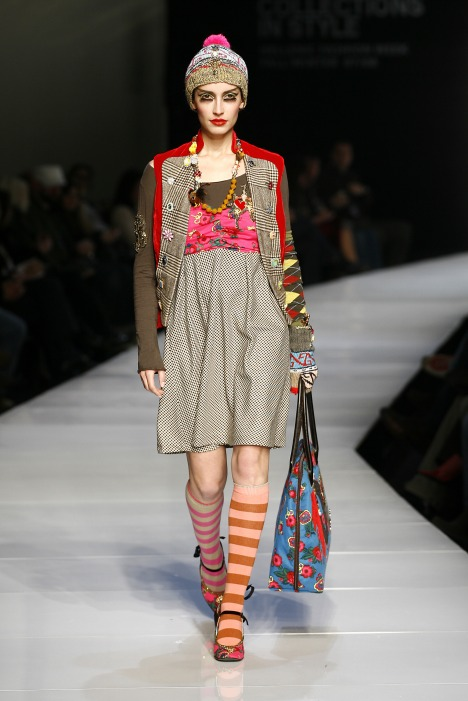
#> input picture body/test2.jpg, 468 x 701 px
$ python opencvs.py
#> lines starting #> are read from the running program, lines starting #| are printed output that depends on the picture; after the words box and inside, x2 and y2 are one past the last pixel; in counts of white or black regions, pixels touching at a corner belong together
#> further down, img is the input picture: shape (701, 468, 3); mean B, G, R 95.8, 100.5, 107.6
# [101 lines of commented-out code are left out]

import numpy as np
import cv2 as cv
import tkinter

def compress(img):
    global oX,oY
    x, y = img.shape[0:2]
#> x = 701; y = 468
    oX = x
#> oX = 701
    oY = y
#> oY = 468
    # 缩放到原来的二分之一，输出尺寸格式为（宽，高）
    newimage = cv.resize(img, (int(y / 1.5), int(x / 1.5)))
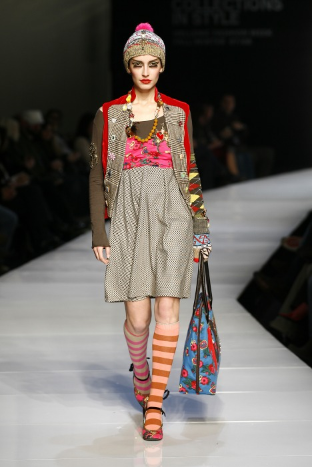
#> newimage: shape (467, 312, 3); mean B, G, R 95.7, 100.4, 107.5
    return newimage

def relarge(img):
    global oX,oY
    x, y = img.shape[0:2]
    # 缩放到原来的二分之一，输出尺寸格式为（宽，高）
    newimage = cv.resize(img, (oY, oX))
    return newimage

body_cascade = cv.CascadeClassifier('haarcascade_fullbody.xml')
upper_cascade = cv.CascadeClassifier('haarcascade_upperbody.xml')
lower_cascade = cv.CascadeClassifier('haarcascade_lowerbody.xml')
img = cv.imread('test2.jpg')
img = compress(img)
gray = cv.cvtColor(img, cv.COLOR_BGR2GRAY)
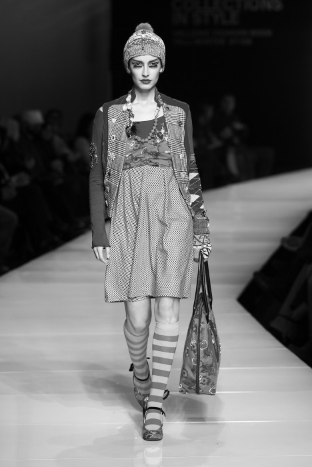
#> gray: shape (467, 312); min 0, max 252, mean 101.9

bodies = body_cascade.detectMultiScale(gray, 1.3, 1)
#> bodies = ()
upper = upper_cascade.detectMultiScale(gray, 1.3, 1)
#> upper = ()
lower = lower_cascade.detectMultiScale(gray, 1.3, 1)
#> lower = ()

print(len(bodies),len(upper),len(lower))
#| 0 0 0
for (x,y,w,h) in bodies:
    cv.rectangle(img,(x,y),(x+w,y+h),(255,0,0),2)
    roi_gray = gray[y:y+h, x:x+w]
    roi_color = img[y:y+h, x:x+w]
#> this loop made 0 passes


for (x,y,w,h) in upper:
    cv.rectangle(img,(x,y),(x+w,y+h),(0,255,0),2)
    roi_gray = gray[y:y+h, x:x+w]
    roi_color = img[y:y+h, x:x+w]

for (x,y,w,h) in lower:
    cv.rectangle(img,(x,y),(x+w,y+h),(0,0,255),2)
    roi_gray = gray[y:y+h, x:x+w]
    roi_color = img[y:y+h, x:x+w]

cv.imshow('img',img)
cv.waitKey(0)
cv.destroyAllWindows()

$ run again, with body/2019_AW_1.jpg copied over body/test2.jpg
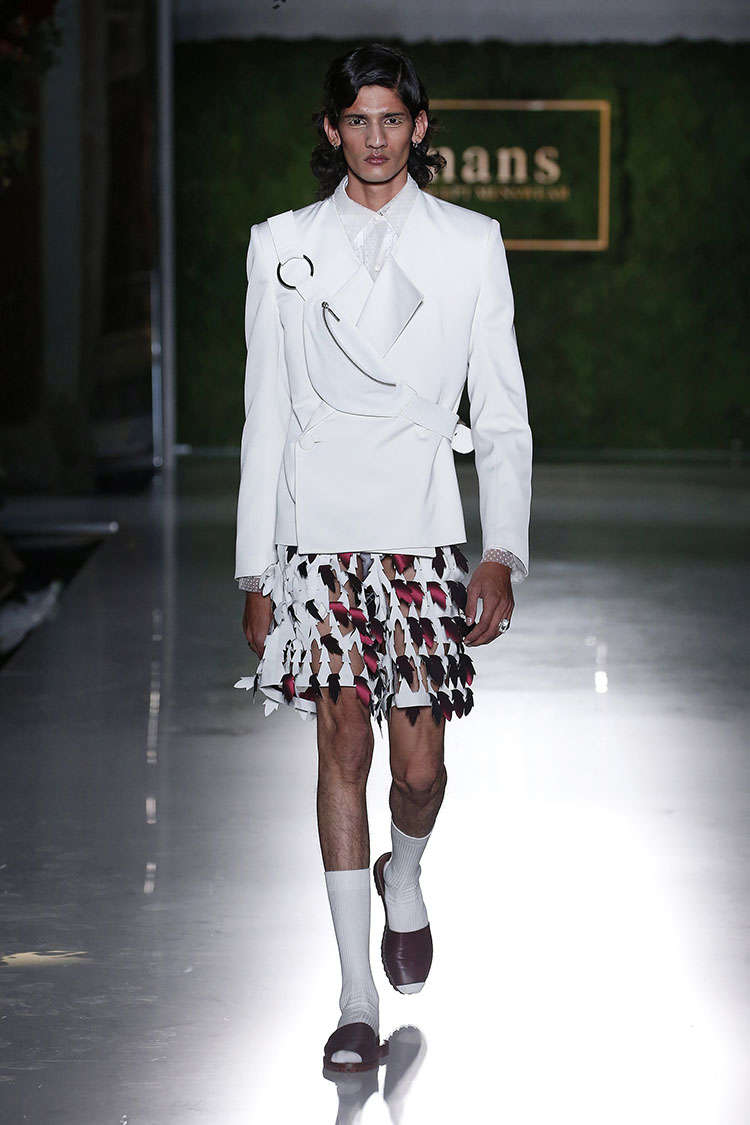
#> input picture body/2019_AW_1.jpg, 750 x 1125 px
#> img is the input picture: shape (1125, 750, 3); mean B, G, R 120, 119.4, 118.2
#> bodies = ()
#> upper = [[124, 18, 233, 191]]
#> lower = [[179, 483, 92, 111]]
#| 0 1 1
#> the loop `for (x,y,w,h) in upper:` made 1 pass
#> after the loop `for (x,y,w,h) in upper:`:
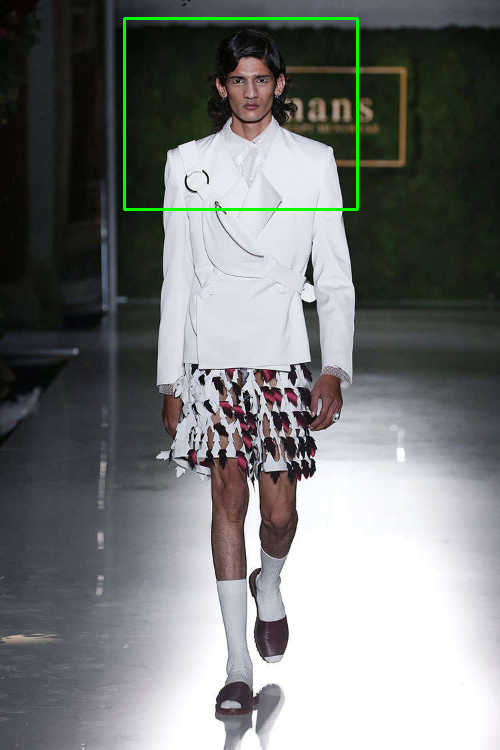
#> img: shape (750, 500, 3); mean B, G, R 119.5, 120.6, 117.6
#> the loop `for (x,y,w,h) in lower:` made 1 pass
#> after the loop `for (x,y,w,h) in lower:`:
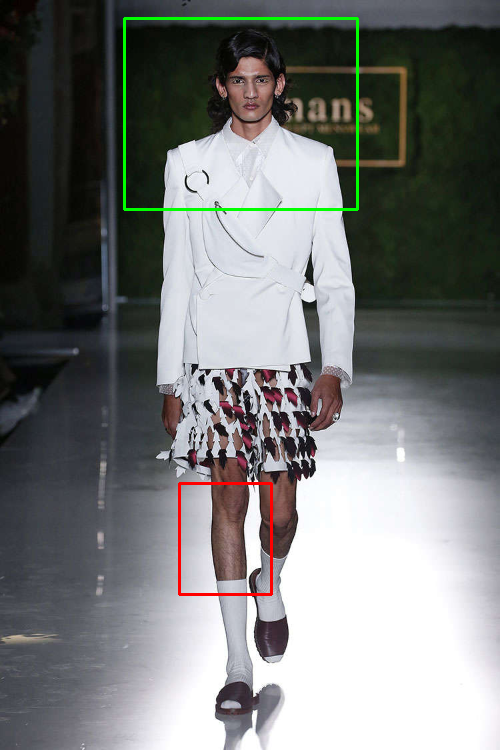
#> img: shape (750, 500, 3); 0.32% of pixels changed, all inside (x1, y1, x2, y2) = (178, 482, 273, 596)

$ run again, with body/test3.jpg copied over body/test2.jpg
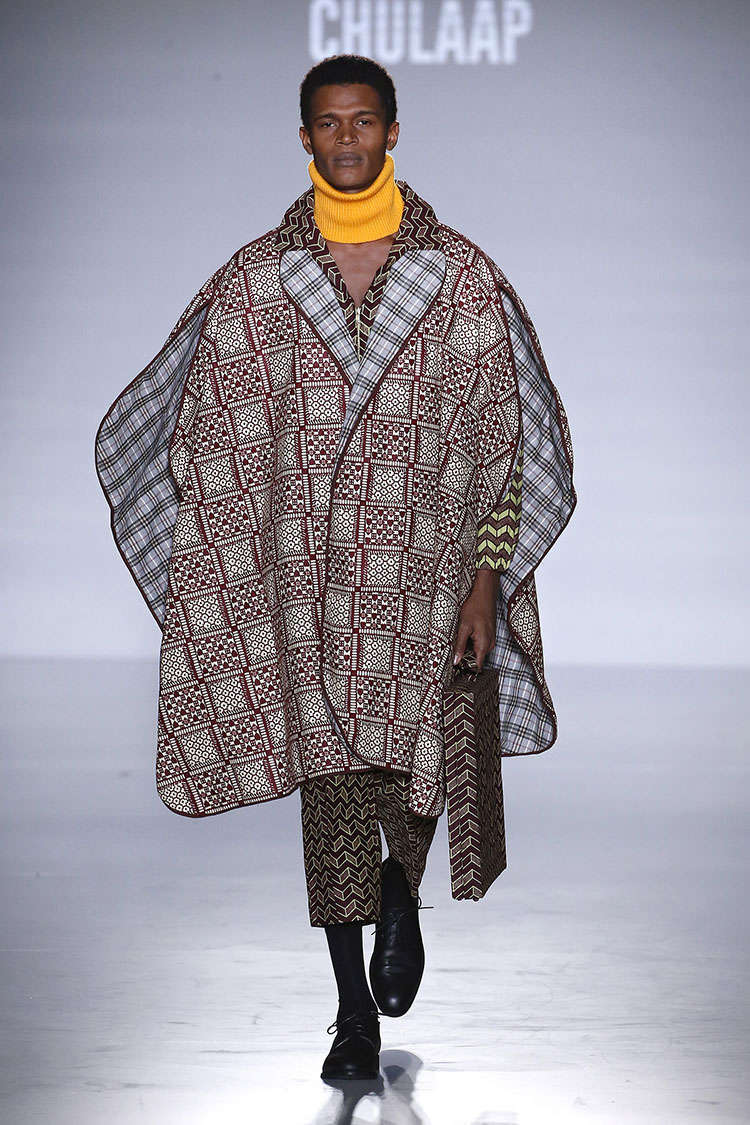
#> input picture body/test3.jpg, 750 x 1125 px
#> img is the input picture: shape (1125, 750, 3); mean B, G, R 166.3, 155.3, 158.2
#> `gray = cv.cvtColor(img, cv.COLOR_BGR2GRAY)`:
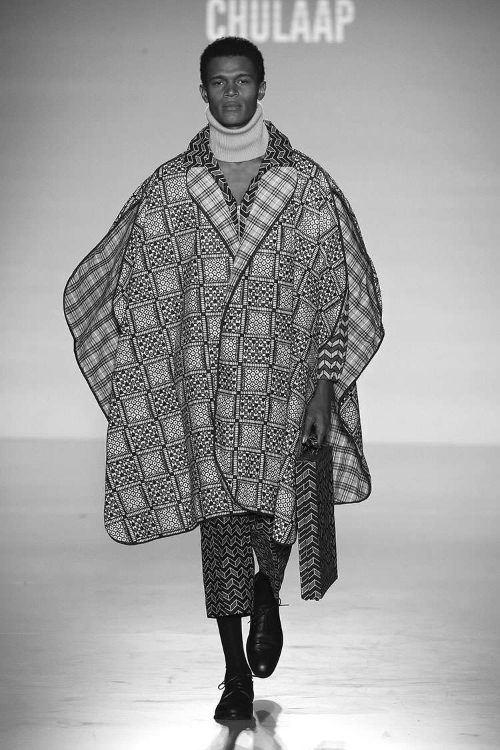
#> gray: shape (750, 500); min 2, max 255, mean 157.4
#> bodies = ()
#> upper = [[290, 363, 63, 51]]
#> lower = ()
#| 0 1 0
#> the loop `for (x,y,w,h) in upper:` made 1 pass
#> after the loop `for (x,y,w,h) in upper:`:
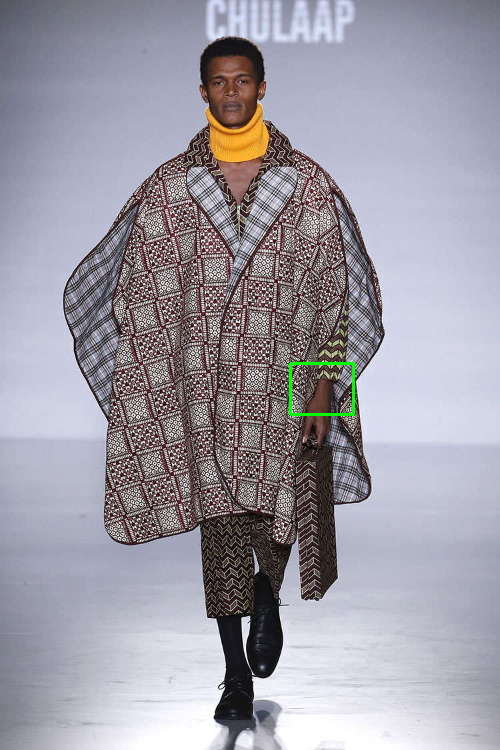
#> img: shape (750, 500, 3); mean B, G, R 166.1, 155.5, 158
